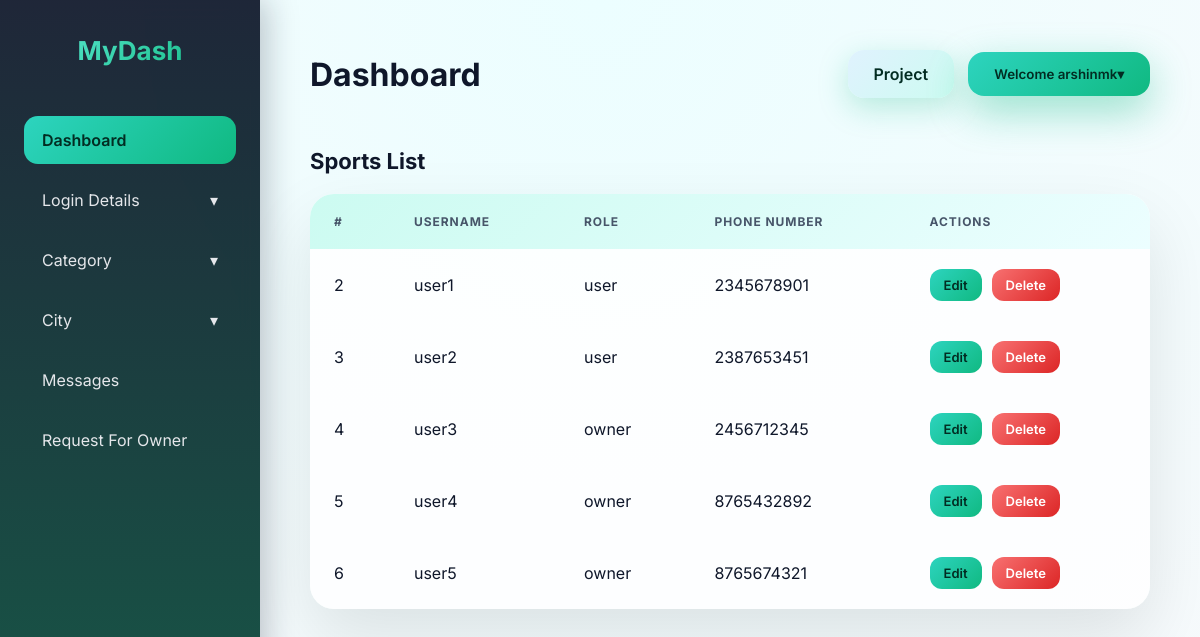
Page /AdminApp/user_details/ (signed in) on the earlier database version.
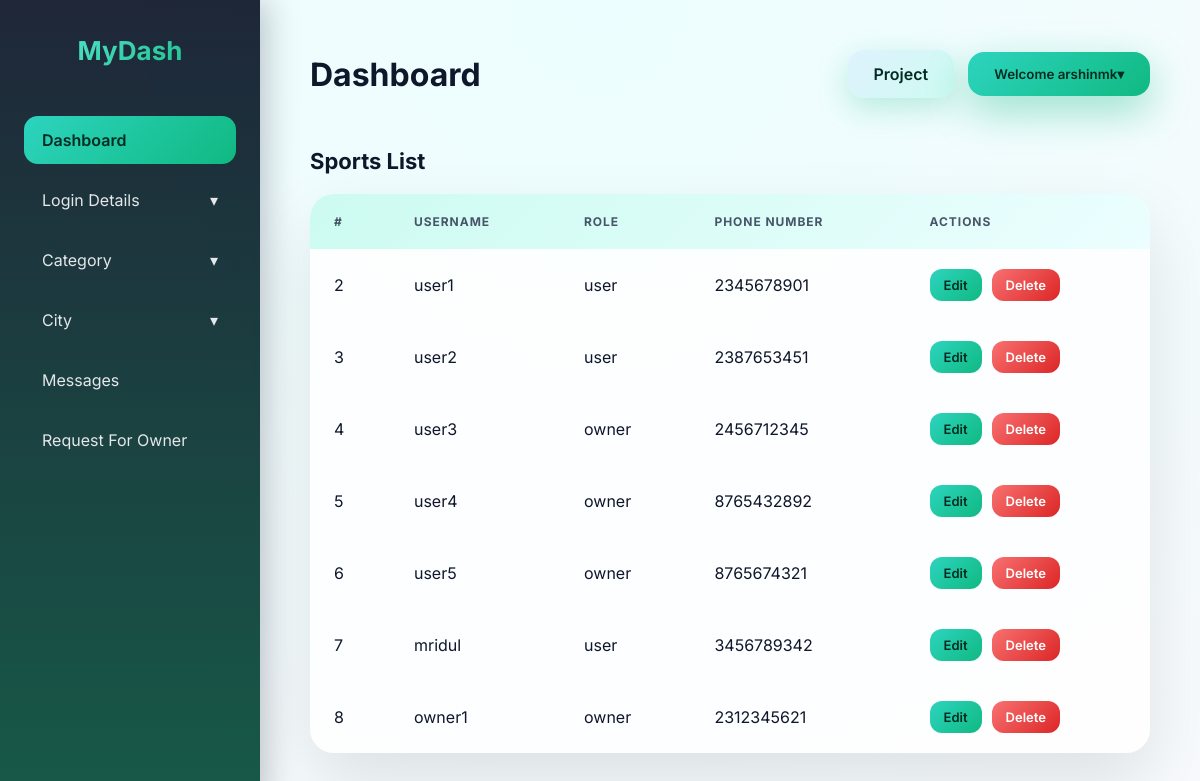
Same page on the later database version.
### AdminApp/models.py (models this page shows)
class User(AbstractUser):
    ROLE_CHOICES = [
        ('user', 'User'),
        ('owner', 'Owner'),
        ('admin', 'Admin')
    ]
    phone_number = models.CharField(max_length=15,null=True,blank=True)
    role = models.CharField(max_length=10, choices=ROLE_CHOICES)

### AdminApp/decorators.py (the view)
    def wrapper(request, *args, **kwargs):
        if not request.user.is_authenticated:
            messages.error(request, "Please login as admin.")
            return redirect(admin_login)
        if request.user.role != "admin" and not request.user.is_superuser:
            messages.error(request, "You are not authorized to access admin panel.")
            return redirect("home")
        return view_func(request, *args, **kwargs)

### AdminApp/views.py (called while the page is built)
@admin_required
def user_details(request):
    item = User.objects.filter(role__in=['user', 'owner'])
    return render(request,"User_Details.html",{"item":item})

### AdminApp/templates/User_Details.html (shortened to what this page needs)
{% extends 'Dashboard.html' %}
{% block content %}
<html lang="en">
<head>
</head>
<body>
  <section class="table-section">
  <h2>Sports List</h2>
  <table class="sport-table">
    <thead>
      <tr>
        <th>#</th>
        <th>Username</th>
        <th>Role</th>
        <th>Phone Number</th>
        <th>Actions</th>
      </tr>
    </thead>
    <tbody>
    {% for i in item %}
      <tr>
        <td>{{i.id}}</td>
        <td>{{i.username}}</td>
        <td>{{i.role}}</td>
        <td>{{i.phone_number}}</td>
        <td class="actions">
          <a href="{% url 'edit_user' user_id=i.id %}"><button class="btn-edit">Edit</button></a>
          <a href="#"><button onclick="return confirm('Do you Want to delete this User?');"
                              class="btn-delete">Delete</button></a>
        </td>
      </tr>
    {% endfor %}
    </tbody>
  </table>
</section>
</body>
</html>
{% endblock %}

Differences in the rows shown:
added User: id "7", username "mridul", role "user", phone_number "3456789342"
added User: id "8", username "owner1", role "owner", phone_number "2312345621"
